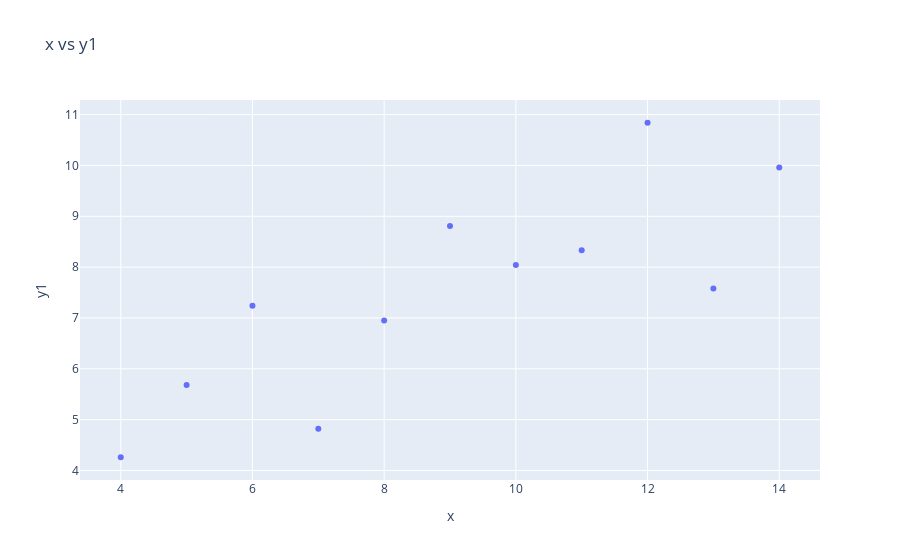

The cell this chart's notebook holds for it:
### Markdown cell above
#### Visualization

Make a scatter plot for each of the y-values. Here is the first one:

### Code cell
fig = px.scatter(DF_new,x='x',y='y1',title='x vs y1')
fig.show()

### Figure 1 — Plotly figure (JSON) as saved in the notebook; plotly's stock layout.template omitted (floating-point values rounded to 4 significant figures)
{"data": [{"hovertemplate": "x=%{x}<br>y1=%{y}<extra></extra>", "legendgroup": "", "marker": {"color": "#636efa", "symbol": "circle"}, "mode": "markers", "name": "", "orientation": "v", "showlegend": false, "type": "scatter", "x": [10, 8, 13, 9, 11, 14, 6, 4, 12, 7, 5], "xaxis": "x", "y": [8.04, 6.95, 7.58, 8.81, 8.33, 9.96, 7.24, 4.26, 10.84, 4.82, 5.68], "yaxis": "y"}], "layout": {"autosize": true, "legend": {"tracegroupgap": 0}, "title": {"text": "x vs y1"}, "xaxis": {"anchor": "y", "autorange": true, "domain": [0, 1], "range": [3.372, 14.63], "title": {"text": "x"}, "type": "linear"}, "yaxis": {"anchor": "x", "autorange": true, "domain": [0, 1], "range": [3.717, 11.38], "title": {"text": "y1"}, "type": "linear"}}}
